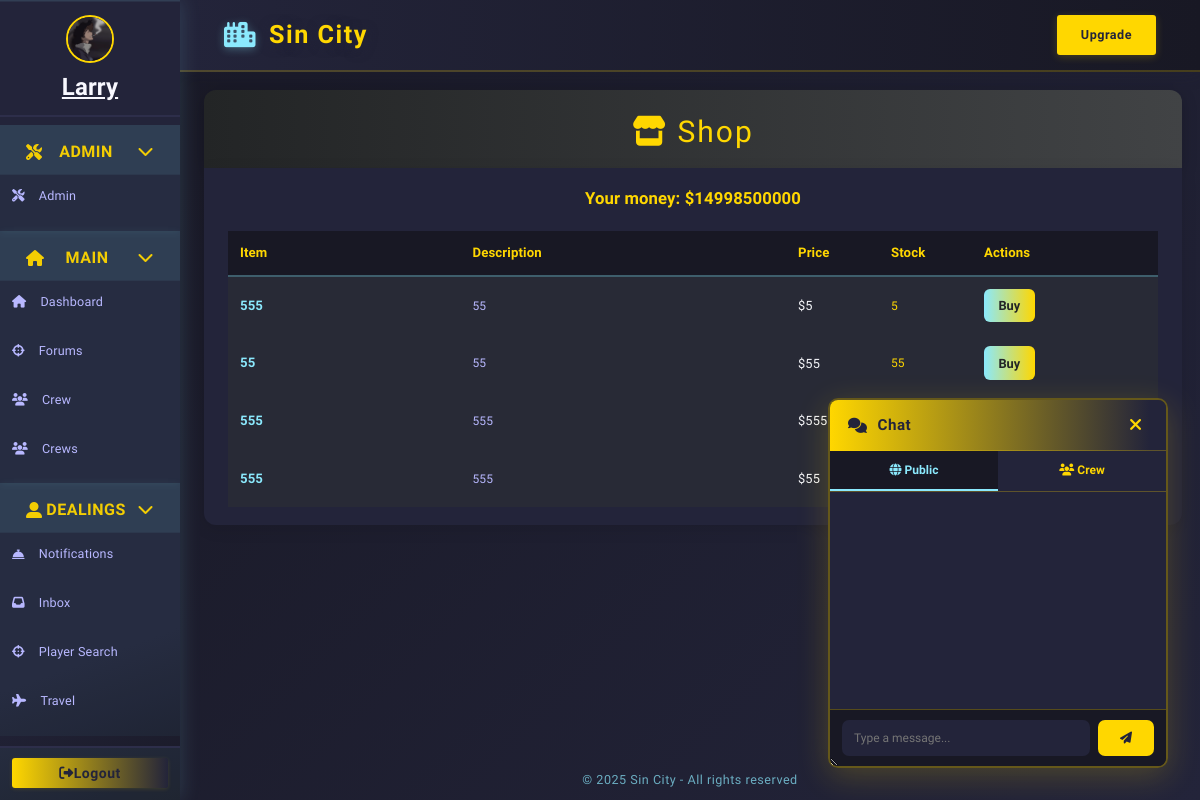
/shop (signed in), run on the app's committed database.
### app.py (models this page shows, shortened)
class Character(db.Model):
    __tablename__ = 'character'
    id = db.Column(db.Integer, primary_key=True)
    user_id = db.Column(db.Integer, db.ForeignKey('user.id'), nullable=True)
    user = db.relationship('User', backref=db.backref('linked_character', overlaps="linked_characters"), foreign_keys=[user_id], overlaps="linked_characters")
    name = db.Column(db.String(64), unique=True, nullable=False)
    bodyguards = db.Column(db.Integer, default=0)
    health = db.Column(db.Integer, default=100)
    money = db.Column(db.Integer, default=250)
    level = db.Column(db.Integer, default=1)
    xp = db.Column(db.Integer, default=0)
    last_crime_time = db.Column(db.DateTime, nullable=True)
    last_travel_time = db.Column(db.DateTime, nullable=True)
    city = db.Column(db.String(64), default="New York")
    gun_id = db.Column(db.Integer, db.ForeignKey('shop_item.id'))
    gun = db.relationship('ShopItem', foreign_keys=[gun_id])
    in_jail = db.Column(db.Boolean, default=False)
    jail_until = db.Column(db.DateTime, nullable=True)
    crime_group_id = db.Column(db.Integer, db.ForeignKey('organized_crime.id'))
    crime_group = db.relationship("OrganizedCrime", back_populates="members", foreign_keys=[crime_group_id])
    master_id = db.Column(db.Integer, db.ForeignKey('user.id'))
    equipped_gun_id = db.Column(db.Integer, db.ForeignKey('gun.id'), nullable=True)
    equipped_gun = db.relationship('Gun', foreign_keys=[equipped_gun_id])
    earn_streak = db.Column(db.Integer, default=0)
    last_earned = db.Column(db.DateTime, nullable=True)
    is_alive = db.Column(db.Boolean, default=True)
    profile_image = db.Column(db.String(255), nullable=True)
    crew_id = db.Column(db.Integer, db.ForeignKey('crew.id'))
    linked_user = db.relationship('User', foreign_keys=[user_id], overlaps="linked_character,linked_characters,user")
    crew = db.relationship('Crew', backref='characters')

class ShopItem(db.Model):
    id = db.Column(db.Integer, primary_key=True)
    name = db.Column(db.String(64), nullable=False)
    description = db.Column(db.String(256))
    price = db.Column(db.Integer, nullable=False)
    stock = db.Column(db.Integer, nullable=False, default=0)
    is_gun = db.Column(db.Boolean, default=False)
    damage = db.Column(db.Integer, default=0)
    gun_id = db.Column(db.Integer, db.ForeignKey('gun.id', ondelete='CASCADE'), nullable=True)
    gun = db.relationship('Gun')

### app.py (the view, shortened to what this page needs)
@app.route('/shop', methods=['GET', 'POST'])
@login_required
def shop():
    items = ShopItem.query.all()
    message = None
    character = Character.query.filter_by(master_id=current_user.id, is_alive=True).first()
    return render_template(
        "shop.html",
        character=character,
        items=items,
        message=message,
        buy_form=BuyForm()
    )

### app.py
class BuyForm(FlaskForm):
    submit = SubmitField('Buy')

class UpgradeForm(FlaskForm):
    submit = SubmitField('Upgrade')

### app.py (called while the page is built)
@app.context_processor
def inject_user():
    return dict(user=current_user)

@app.before_request
def update_last_seen():
    if current_user.is_authenticated:
        now = datetime.utcnow()
        if not current_user.last_seen or (now - current_user.last_seen).seconds > 1:
            current_user.last_seen = now
            db.session.commit()

@app.before_request
def enable_sqlite_fk():
    if db.engine.url.drivername == 'sqlite':
        with db.engine.connect() as conn:
            conn.execute(db.text("PRAGMA foreign_keys=ON"))

@app.before_request
def check_character_alive():
    if current_user.is_authenticated:
        char = Character.query.filter_by(master_id=current_user.id).first()
        if not char or not char.is_alive:
            if request.endpoint not in ('create_character', 'logout', 'static'):
                return redirect(url_for('create_character'))

@login_manager.user_loader
def load_user(user_id):
    return db.session.get(User, int(user_id))

@app.context_processor
def inject_upgrade_form():
    return dict(upgrade_form=UpgradeForm())

@app.context_processor
def inject_current_character():
    from flask_login import current_user
    if current_user.is_authenticated:
        character = Character.query.filter_by(master_id=current_user.id, is_alive=True).first()
        return dict(current_character=character)
    return dict(current_character=None)

@app.context_processor
def inject_is_godfather():
    if current_user.is_authenticated:
        character = Character.query.filter_by(master_id=current_user.id, is_alive=True).first()
        if character and Godfather.query.filter_by(character_id=character.id).first():
            return dict(is_godfather=True)
    return dict(is_godfather=False)

@app.context_processor
def inject_now():
    from datetime import datetime
    return {'now': datetime.utcnow}

@app.context_processor
def inject_chat_form():
    return dict(chat_form=ChatForm())

### templates/shop.html (shortened to what this page needs)
{% extends "base.html" %}
{% block content %}
<div class="shop-header">
    <h1><i class="fas fa-store"></i> Shop</h1>
</div>
<div class="shop-list-container">
    <span class="shop-money">Your money: ${{ character.money }}</span>
    <table class="shop-table">
        <tr>
            <th style="width:25%;">Item</th>
            <th style="width:35%;">Description</th>
            <th style="width:10%;">Price</th>
            <th style="width:10%;">Stock</th>
            <th style="width:20%;">Actions</th>
        </tr>
        {% for item in items %}
        <tr>
            <td class="shop-item-name">{{ item.name }}</td>
            <td class="shop-item-desc">{{ item.description }}</td>
            <td>${{ item.price }}</td>
            <td class="shop-item-stock">{{ item.stock }}</td>
            <td>
                <div class="shop-item-actions">
                {% if item.stock > 0 %}
                <form method="post" style="display:inline;">
                    {{ buy_form.submit(class_="btn btn-primary") }}
                </form>
                {% else %}
                <span class="shop-out">Out of stock</span>
                {% endif %}
                </div>
            </td>
        </tr>
        {% else %}
        <tr>
            <td colspan="5" style="color:#b8b8ff;">No items available.</td>
        </tr>
        {% endfor %}
    </table>
</div>
{% endblock %}

### templates/base.html (shortened to what this page needs)
<!DOCTYPE html>
<html lang="en">
<head>
  <link rel="stylesheet" href="https://cdn.jsdelivr.net/npm/bootstrap@4.6.2/dist/css/bootstrap.min.css">
  <link rel="stylesheet" href="https://cdnjs.cloudflare.com/ajax/libs/font-awesome/6.4.2/css/all.min.css">
</head>
<body class="fade-in">
  <div class="layout-root fade-in">
    {% block sidebar %}
    <div class="sidebar {% if request.endpoint in ['login', 'register'] %}d-none{% endif %}">
      <nav class="sidebar">
        {% if current_user.is_authenticated %}
          <div class="sidebar-user">
            {% set character = current_character %}
            {% if character and character.profile_image %}
              <img
                src="{{ url_for('static', filename=character.profile_image) if not character.profile_image.startswith('http') else character.profile_image }}"
                class="crew-avatar"
                alt="avatar"
                style="width:48px;height:48px;border-radius:50%;margin-bottom:6px;border:2px solid #ffd700;object-fit:cover;"
              >
            {% else %}
              <i id="char-name" class="fas fa-user-circle"></i>
            {% endif %}
            {% if character %}
              <a href="{{ url_for('profile_by_id', char_id=character.id) }}" style="color:inherit; text-decoration: underline;">
                <strong>{{ character.name }}</strong>
              </a>
            {% else %}
              <span><strong>No character</strong></span>
            {% endif %}
          </div>
        {% endif %}
        <div class="sidebar-nav">
          {% if current_user.is_authenticated and current_user.is_admin %}
          <div class="sidebar-category">
            <div class="sidebar-category-title collapsible" onclick="toggleSidebarCategory(this)">
              <i class="fas fa-tools"></i> Admin
              <span class="collapse-arrow"><i class="fas fa-chevron-down"></i></span>
            </div>
            <div class="sidebar-subnav">
              <a href="{{ url_for('admin.admin_dashboard') }}" class="{% if request.endpoint == 'admin.index' %}active{% endif %}">
                <i class="fas fa-tools"></i> <span>Admin</span>
              </a>
            </div>
          </div>
          {% endif %}
          <div class="sidebar-category">
            <div class="sidebar-category-title collapsible" onclick="toggleSidebarCategory(this)">
              <i class="fas fa-home"></i> Main
              <span class="collapse-arrow"><i class="fas fa-chevron-down"></i></span>
            </div>
            <div class="sidebar-subnav">
              <a href="{{ url_for('dashboard') }}" class="{% if request.endpoint == 'dashboard' %}active{% endif %}">
                <i class="fas fa-home"></i> <span>Dashboard</span>
              </a>
              <a href="{{ url_for('forums') }}" class="{% if request.endpoint == 'forums' %}active{% endif %}">
                <i class="fas fa-crosshairs"></i> <span>Forums</span>
              </a>
              {% if current_user.is_authenticated and current_character and current_character.crew_id %}
              <a href="{{ url_for('crew_page', crew_id=current_character.crew_id) }}" class="{% if request.endpoint == 'crew_page' %}active{% endif %}">
                <i class="fas fa-users"></i> <span>Crew</span>
              </a>
              {% endif %}
              <a href="{{ url_for('crews', crew_id=current_character.crew_id) }}" class="{% if request.endpoint == 'crews' %}active{% endif %}">
                <i class="fas fa-users"></i> <span>Crews</span>
              </a>
            </div>
          </div>
          <div class="sidebar-category">
            <div class="sidebar-category-title collapsible" onclick="toggleSidebarCategory(this)">
              <i class="fas fa-user-alt"></i> Dealings
              <span class="collapse-arrow"><i class="fas fa-chevron-down"></i></span>
            </div>
            <div class="sidebar-subnav">
              <a href="{{ url_for('notifications') }}" class="{% if request.endpoint == 'notifications' %}active{% endif %}">
                <i class="fas fa-concierge-bell"></i> <span>Notifications</span>
              </a>
              <a href="{{ url_for('inbox') }}" class="{% if request.endpoint == 'inbox' %}active{% endif %}">
                <i class="fas fa-inbox"></i> <span>Inbox</span>
              </a>
              <a href="{{ url_for('player_search') }}" class="{% if request.endpoint == 'player_search' %}active{% endif %}">
                <i class="fas fa-crosshairs"></i> <span>Player Search</span>
              </a>
              <a href="{{ url_for('travel') }}" class="{% if request.endpoint == 'travel' %}active{% endif %}">
                <i class="fas fa-plane"></i> <span>Travel</span>
              </a>
              <a href="{{ url_for('godfathers_page') }}" class="{% if request.endpoint == 'godfathers_page' %}active{% endif %}">
              </a>
            </div>
          </div>
        </div>
        <div class="sidebar-footer">
          {% if current_user.is_authenticated %}
          <a href="{{ url_for('logout') }}" class="btn"><i id="fas-fa" class="fas fa-sign-out-alt"></i><span>Logout</span> </a>
          {% endif %}
        </div>
      </nav>
    </div>
    {% endblock %}
    <div class="main-area">
      <header class="topbar">
        <span class="topbar-title">
          <i class="fas fa-city"></i> <a href="/"> {%block topbar_title %}Sin City{% endblock %}</a>
        </span>
        <div class="topbar-actions">
          {% block topbar_actions %}
          {% if current_user.is_authenticated and not current_user.premium %}
          <form action="{{ url_for('upgrade') }}" method="post" class="d-inline">
            {{ upgrade_form.submit(class_="btn") }}
          </form>
          {% elif current_user.is_authenticated and current_user.premium %}
          <span class="badge">
            <i class="fas fa-crown"></i> Premium
          </span>
          {% endif %}
          {% endblock %}
        </div>
      </header>
      <main class="content-area">
        {% block content %}{% endblock %}
      </main>
      <footer>
        &copy; {{ current_year if current_year else "2025" }} Sin City - All rights reserved
      </footer>
    </div>
    {% if current_user.is_authenticated %}
    <div id="floating-chat">
      <div class="chat-header">
        <span class="chat-title"><i class="fas fa-comments"></i> Chat</span>
        <button type="button" class="chat-close" onclick="toggleChat()" title="Close chat">
          <i class="fas fa-times"></i>
        </button>
      </div>
      <div class="chat-tabs">
        <button type="button" id="tab-public" class="chat-tab active-tab" onclick="switchTab('public')">
          <i class="fas fa-globe"></i> Public
        </button>
        <button type="button" id="tab-crew" class="chat-tab" onclick="switchTab('crew')">
          <i class="fas fa-users"></i> Crew
        </button>
      </div>
      <div id="chat-messages" class="chat-messages"></div>
      <form id="chat-form" method="POST" autocomplete="off">
        {{ chat_form.message(id="chat-input", maxlength=250, placeholder="Type a message...") }}
        <button type="submit" id="chat-submit"><i class="fas fa-paper-plane"></i></button>
      </form>
    </div>
    {% endif %}
  </div>
</body>
</html>

### templates/shop.html (style rules this page uses)
.shop-header { background: linear-gradient(90deg, #232526 0%, #414345 100%); padding: 2rem 2rem 1rem 2rem; border-radius: 12px 12px 0 0; box-shadow: 0 4px 16px rgba(0,0,0,0.2); margin-bottom: 0; }
.shop-header h1 { color: #ffd700; font-size: 2.5rem; text-align: center; margin-bottom: 0.5rem; letter-spacing: 2px; }
.shop-list-container { background: #23243a; border-radius: 0 0 12px 12px; padding: 1.5rem 2rem; box-shadow: 0 4px 16px rgba(0,0,0,0.1); }
.shop-table { width: 100%; color: #f5f6fa; border-collapse: separate; border-spacing: 0; }
.shop-table th, .shop-table td { padding: 1rem 1rem; text-align: left; vertical-align: middle; }
.shop-table th { background: #181824; color: #ffd700; font-size: 1.1rem; font-weight: bold; border-bottom: 2px solid #8be9fd55; }
.shop-table tr { background: #282a36; transition: background 0.2s; }
.shop-item-name { color: #8be9fd; font-weight: bold; font-size: 1.1rem; }
.shop-item-desc { color: #b8b8ff; font-size: 1rem; }
.shop-item-stock { color: #ffd700; font-size: 1rem; }
.shop-item-actions { display: flex; gap: 8px; }
.btn-primary { background: linear-gradient(90deg, #8be9fd 0%, #ffd700 100%); color: #232526; border: none; padding: 0.6rem 1.2rem; border-radius: 6px; font-weight: bold; margin-bottom: 0; transition: background 0.2s; text-decoration: none; font-size: 1em; }
.shop-money { font-size: 1.3em; font-weight: 700; color: #ffd700; margin-bottom: 20px; display: block; text-align: center; }

### data on the page
Character: profile_image (picture), name "Larry", money "14998500000"
ShopItem: name "555", description "55", price "5", stock "5"
ShopItem: name "55", description "55", price "55", stock "55"
ShopItem: name "555", description "555", price "555"
ShopItem: name "555", description "555", price "55"

### other printed values
{{ current_year if current_year else "2025" }} "2025"
